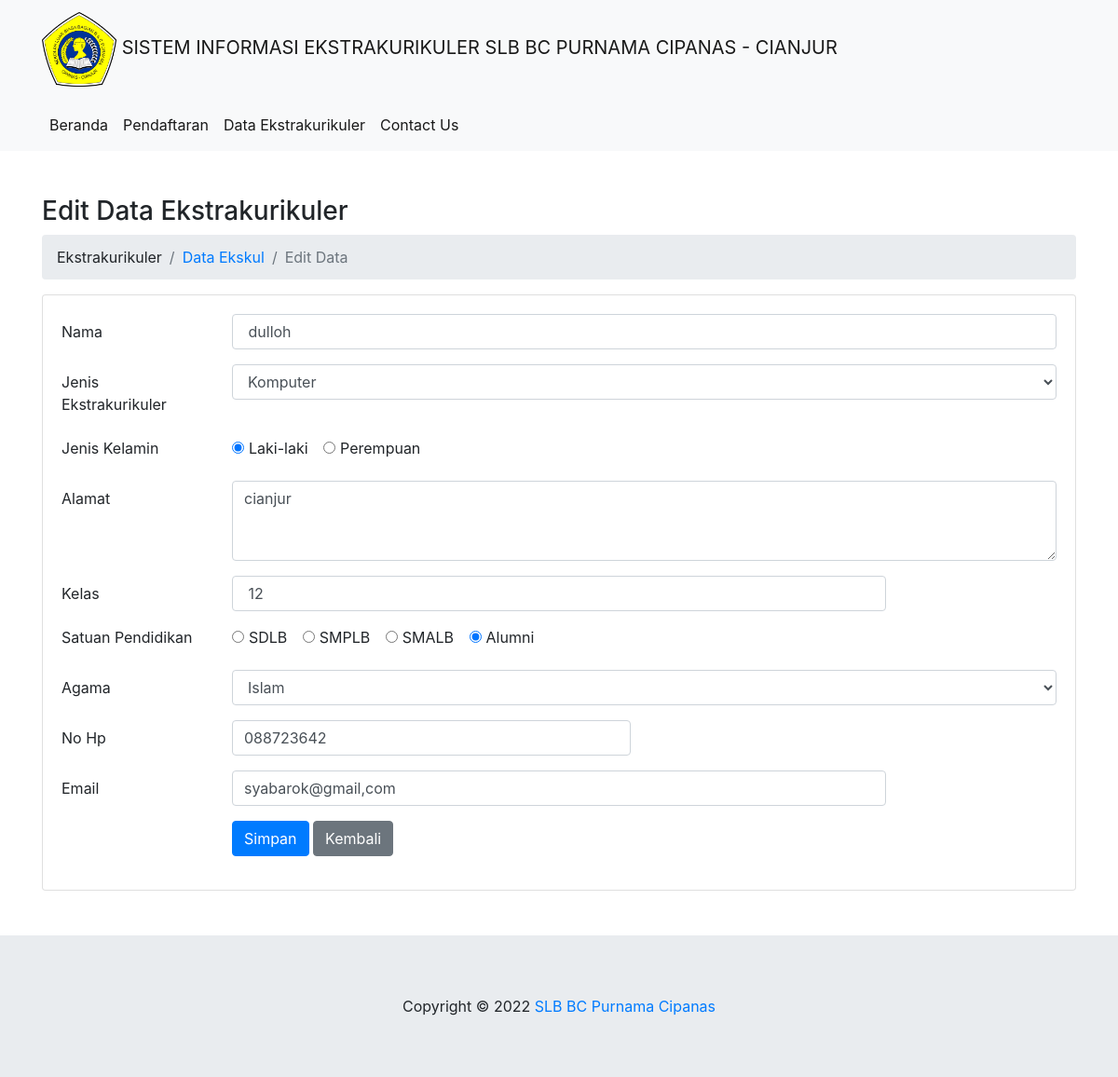
Screenshot of /edit/index/2 with the database file from the repository.
### tables this page shows
CREATE TABLE `ekstrakurikuler` (
  `Id` int(11) NOT NULL,
  `JenisEkstrakurikuler` varchar(50) DEFAULT NULL,
  `Nama` varchar(150) DEFAULT NULL,
  `JenisKelamin` varchar(20) DEFAULT NULL,
  `Alamat` text DEFAULT NULL,
  `Kelas` varchar(64) DEFAULT NULL,
  `SatuanPendidikan` varchar(80) DEFAULT NULL,
  `Agama` varchar(30) DEFAULT NULL,
  `NoHp` varchar(15) DEFAULT NULL,
  `Email` varchar(150) DEFAULT NULL
);

### application/controllers/Edit.php (called while the page is built, shortened)
<?php
class Edit extends CI_Controller
{
    public function __construct()
    {
        $this->load->model("ekstrakurikuler_model");
    }
public function index($id = null)
    {
        $ekstrakurikuler = $this->ekstrakurikuler_model;
        $data["title"] = "Edit Data Ekstrakurikuler";
        $data["data_ekstrakurikuler"] = $ekstrakurikuler->getById($id);
        $this->load->view('templates/header', $data);
        $this->load->view('templates/menu');
        $this->load->view('edit/index', $data);
        $this->load->view('templates/footer');
    }
}

### index.php (called while the page is built, shortened)
<?php
require_once BASEPATH.'core/CodeIgniter.php';

### application/models/Ekstrakurikuler_model.php (called while the page is built, shortened)
<?php
class ekstrakurikuler_model extends CI_Model
{
    private $table = 'ekstrakurikuler';
    public function getById($id)
    {
        return $this->db->get_where($this->table, ["Id" => $id])->row();
    }
}

### application/views/edit/index.php (the view, shortened to what this page needs)
<div class="container pt-5">
    <h3><?= $title ?></h3>
    <nav aria-label="breadcrumb">
        <ol class="breadcrumb">
            <li class="breadcrumb-item"><a>Ekstrakurikuler</a></li>
            <li class="breadcrumb-item "><a href="<?= base_url('ekstrakurikuler'); ?>">Data Ekskul</a></li>
            <li class="breadcrumb-item active" aria-current="page">Edit Data</li>
        </ol>
    </nav>
    <div class="row">
        <div class="col-md-12">
            <div class="card">
                <div class="card-body">
                    <?php
                    $attributes = array('id' => 'FrmEditJenisEkstrakurikuler', 'method' => "post", "autocomplete" => "off");
                    echo form_open('', $attributes);
                    ?>
                    <div class="form-group row">
                        <label for="Nama" class="col-sm-2 col-form-label">Nama</label>
                        <div class="col-sm-10">
                            <input type="text" class="form-control" id="Nama" name="Nama" value=" <?= $data_ekstrakurikuler->Nama; ?>">
                        </div>
                    </div>
                    <div class="form-group row">
                        <label for="JenisEkstrakurikuler" class="col-sm-2 col-form-label">Jenis Ekstrakurikuler</label>
                        <div class="col-sm-10">
                            <select class="form-control" id="JenisEkstrakurikuler" name="JenisEkstrakurikuler">
                                <option value="Komputer" <?php if ($data_ekstrakurikuler->JenisEkstrakurikuler == "Komputer") : echo "selected";
                                                        endif; ?>>Komputer</option>
                            </select>
                        </div>
                    </div>
                    <fieldset class="form-group">
                        <div class="row">
                            <legend class="col-form-label col-sm-2 pt-0">Jenis Kelamin</legend>
                            <div class="col-sm-10">
                                <div class="form-check form-check-inline">
                                    <input class="form-check-input" type="radio" id="JenisKelamin" name="JenisKelamin" value="Laki-laki" <?php if ($data_ekstrakurikuler->JenisKelamin == "Laki-laki") : echo "checked";
                                                                                                                                            endif; ?>>
                                    <label class="form-check-label" for="JenisKelamin">
                                        Laki-laki
                                    </label>
                                </div>
                                <div class="form-check form-check-inline">
                                    <input class="form-check-input" type="radio" id="JenisKelamin2" name="JenisKelamin" value="Perempuan" <?php if ($data_ekstrakurikuler->JenisKelamin == "Perempuan") : echo "checked";
                                                                                                                                            endif; ?>>
                                    <label class="form-check-label" for="JenisKelamin2">
                                        Perempuan
                                    </label>
                                </div>
                            </div>
                        </div>
                    </fieldset>
                    <div class="form-group row">
                        <label for="Alamat" class="col-sm-2 col-form-label">Alamat</label>
                        <div class="col-sm-10">
                            <textarea class="form-control" id="Alamat" name="Alamat" rows="3"><?= $data_ekstrakurikuler->Alamat; ?></textarea>
                        </div>
                    </div>
                    <div class="form-group row">
                        <label for="Kelas" class="col-sm-2 col-form-label">Kelas</label>
                        <div class="col-sm-8">
                            <input type="text" class="form-control" id="Kelas" name="Kelas" value=" <?= $data_ekstrakurikuler->Kelas; ?>">
                        </div>
                    </div>
                    <fieldset class="form-group">
                        <div class="row">
                            <legend class="col-form-label col-sm-2 pt-0">Satuan Pendidikan</legend>
                            <div class="col-sm-10">
                                <div class="form-check form-check-inline">
                                    <input class="form-check-input" type="radio" id="SatuanPendidikan" name="SatuanPendidikan" value="SDLB" <?php if ($data_ekstrakurikuler->SatuanPendidikan == "SDLB") : echo "checked";
                                                                                                                                            endif; ?>>
                                    <label class="form-check-label" for="SatuanPendidikan">
                                    SDLB
                                    </label>
                                </div>
                                <div class="form-check form-check-inline">
                                    <input class="form-check-input" type="radio" id="SatuanPendidikan2" name="SatuanPendidikan" value="SMPLB" <?php if ($data_ekstrakurikuler->SatuanPendidikan == "SMPLB") : echo "checked";
                                                                                                                                            endif; ?>>
                                    <label class="form-check-label" for="SatuanPendidikan">
                                    SMPLB
                                    </label>
                                </div>
                                <div class="form-check form-check-inline">
                                    <input class="form-check-input" type="radio" id="SatuanPendidikan3" name="SatuanPendidikan" value="SMALB" <?php if ($data_ekstrakurikuler->SatuanPendidikan == "SMALB") : echo "checked";
                                                                                                                                            endif; ?>>
                                    <label class="form-check-label" for="SatuanPendidikan">
                                    SMALB
                                    </label>
                                </div>
                                <div class="form-check form-check-inline">
                                    <input class="form-check-input" type="radio" id="SatuanPendidikan4" name="SatuanPendidikan" value="Alumni" <?php if ($data_ekstrakurikuler->SatuanPendidikan == "Alumni") : echo "checked";
                                                                                                                                            endif; ?>>
                                    <label class="form-check-label" for="SatuanPendidikan">
                                    Alumni
                                    </label>
                                </div>
                            </div>
                        </div>
                    </fieldset>
                    <div class="form-group row">
                        <label for="Agama" class="col-sm-2 col-form-label">Agama</label>
                        <div class="col-sm-10">
                            <select class="form-control" id="Agama" name="Agama">
                                <option value="Islam" <?php if ($data_ekstrakurikuler->Agama == "Islam") : echo "selected";
                                                        endif; ?>>Islam</option>
                            </select>
                        </div>
                    </div>
                    <div class="form-group row">
                        <label for="NoHp" class="col-sm-2 col-form-label">No Hp</label>
                        <div class="col-sm-5">
                            <input type="text" class="form-control" id="NoHp" name="NoHp" value="<?= $data_ekstrakurikuler->NoHp; ?>">
                        </div>
                    </div>
                    <div class="form-group row">
                        <label for="Email" class="col-sm-2 col-form-label">Email</label>
                        <div class="col-sm-8">
                            <input type="text" class="form-control" id="Email" name="Email" value="<?= $data_ekstrakurikuler->Email; ?>">
                        </div>
                    </div>
                    <div class="form-group row">
                        <div class="col-sm-10 offset-md-2">
                            <button type="submit" class="btn btn-primary">Simpan</button>
                            <a class="btn btn-secondary" href="javascript:history.back()">Kembali</a>
                        </div>
                    </div>
                    </form>
                </div>
            </div>
        </div>
    </div>
</div>

### application/views/templates/header.php (shortened to what this page needs)
<!DOCTYPE html>
<html lang="en">
<head>
    <link rel="stylesheet" href="https://maxcdn.bootstrapcdn.com/bootstrap/4.5.2/css/bootstrap.min.css">
    <link rel="stylesheet" href="https://cdnjs.cloudflare.com/ajax/libs/font-awesome/5.15.3/css/all.min.css" />
    <link rel="stylesheet" href="https://cdn.datatables.net/1.10.24/css/dataTables.bootstrap4.min.css">
</head>
<body>

### application/views/templates/menu.php (shortened to what this page needs)
<nav class="navbar navbar-light bg-light">
<div class="container">
  <a class="navbar-brand" href="<?= base_url('home'); ?>">
    <img src="gambar/slb.png" width="80" height="80" class="d-inline-block align-center" alt="">
    SISTEM INFORMASI EKSTRAKURIKULER SLB BC PURNAMA CIPANAS - CIANJUR
  </a>
</div>
</nav>
<nav class="navbar navbar-expand-md bg-light navbar-light">
<div class="container">
    <div class="nav justify-content-end" id="collapsibleNavbar">
        <ul class="navbar-nav ml-auto">
            <li class="nav-item">
                <a class="nav-link active" href="<?= base_url('home'); ?>">Beranda</a>
            </li>
            <li class="nav-item">
                <a class="nav-link active" href="<?= base_url('pendaftaran'); ?>">Pendaftaran</a>
            </li>
            <li class="nav-item">
                <a class="nav-link active" href="<?= base_url('ekstrakurikuler'); ?>">Data Ekstrakurikuler</a>
            </li>
            <li class="nav-item">
                <a class="nav-link active" href="<?= base_url('about'); ?>">Contact Us</a>
            </li>
        </ul>
    </div>
</nav>

### application/views/templates/footer.php (shortened to what this page needs)
    <footer class="jumbotron jumbotron-fluid mt-5 mb-0">
        <div class="container text-center">Copyright &copy <?= Date('Y') ?> <a href="<?= base_url('home'); ?>">SLB BC Purnama Cipanas</a></div>
    </footer>
</body>
</html>

### rows the page displays
ekstrakurikuler: Nama "dulloh", JenisEkstrakurikuler "Komputer", JenisKelamin "☑ Laki-laki", JenisKelamin "☐ Perempuan", Alamat "cianjur", Kelas "12", SatuanPendidikan "☐ SDLB", SatuanPendidikan "☑", Agama "Islam", NoHp "088723642", Email "syabarok@gmail,com"

### other values shown
$title "Edit Data Ekstrakurikuler"
Date('Y') "2022"
